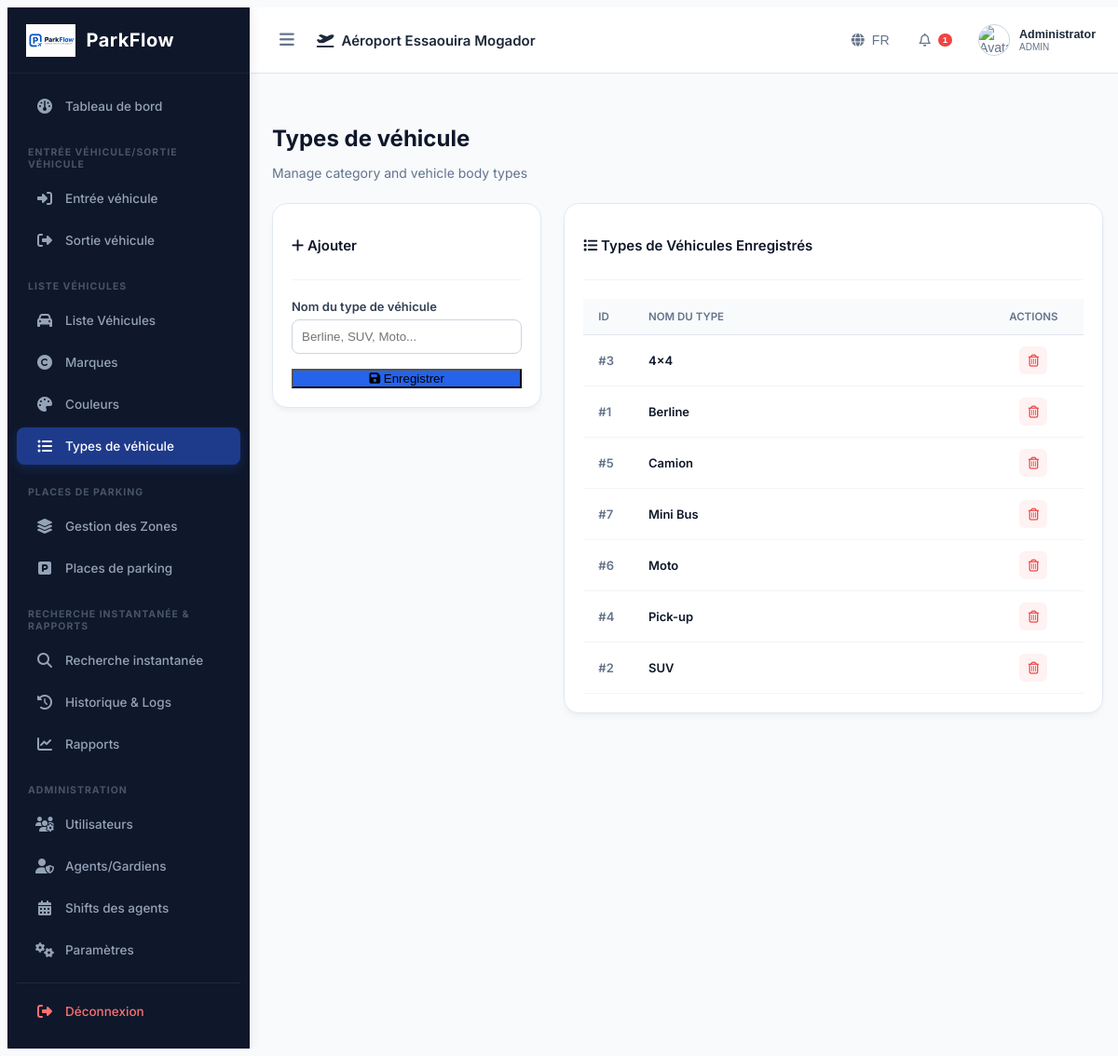
The page /vehicles/types (signed in) on the database its author committed.
### tables this page shows
CREATE TABLE settings (

    id INTEGER PRIMARY KEY AUTOINCREMENT,

    company_name TEXT,

    airport_name TEXT,

    airport_code TEXT,

    address TEXT,

    phone TEXT,

    email TEXT,

    logo TEXT,

    currency TEXT DEFAULT 'MAD'
, stripe_publishable_key TEXT DEFAULT 'pk_test_placeholder', stripe_secret_key TEXT DEFAULT 'sk_test_placeholder', enable_stripe INTEGER DEFAULT 0);

CREATE TABLE vehicle_types (
    id INTEGER PRIMARY KEY AUTOINCREMENT,
    name TEXT NOT NULL UNIQUE
);

### app.py (the view, shortened to what this page needs)
@app.route("/vehicles/types", methods=["GET", "POST"])
def types_list():
    if "user" not in session:
        return redirect(url_for("login"))
    conn = get_db_connection()
    cursor = conn.cursor()
    cursor.execute("SELECT * FROM vehicle_types ORDER BY name ASC")
    types = cursor.fetchall()
    conn.close()
    return render_template("vehicles/types.html", vehicle_types=types)

### app.py (called while the page is built)
def get_db_connection():
    conn = sqlite3.connect(DATABASE)
    conn.row_factory = sqlite3.Row
    return conn

### templates/vehicles/types.html
{% extends "layout.html" %}
{% block content %}
<div class="dashboard-header" style="margin-bottom: 24px;">
    <h1 style="font-size: 24px; font-weight: 700; color: #0f172a; margin-bottom: 4px;">{{ t('types') }}</h1>
    <p style="font-size: 14px; color: #64748b;">Manage category and vehicle body types</p>
</div>
<div class="dashboard-grid" style="grid-template-columns: 1fr 2fr;">
    <div class="panel-card" style="height: fit-content;">
        <div class="panel-header">
            <h3 class="panel-title"><i class="fa-solid fa-plus text-primary"></i> {{ t('add') }}</h3>
        </div>
        <form action="/vehicles/types" method="POST">
            <div style="margin-bottom: 15px;">
                <label style="display: block; font-size: 13px; font-weight: 600; color: #334155; margin-bottom: 6px;">Nom du type de véhicule</label>
                <input type="text" name="name" class="form-control" placeholder="Berline, SUV, Moto..." required style="width: 100%; border: 1px solid #cbd5e1; border-radius: 8px; padding: 10px; box-sizing: border-box;">
            </div>
            <button type="submit" class="login-btn" style="background-color: #2563eb; width: 100%;">
                <i class="fa-solid fa-floppy-disk"></i> {{ t('save') }}
            </button>
        </form>
    </div>
    <div class="panel-card">
        <div class="panel-header">
            <h3 class="panel-title"><i class="fa-solid fa-list text-primary"></i> Types de Véhicules Enregistrés</h3>
        </div>
        <div class="table-responsive">
            <table class="custom-table">
                <thead>
                    <tr>
                        <th style="width: 10%;">ID</th>
                        <th>Nom du type</th>
                        <th style="width: 20%; text-align: center;">Actions</th>
                    </tr>
                </thead>
                <tbody>
                    {% if vehicle_types %}
                        {% for type in vehicle_types %}
                            <tr>
                                <td style="font-weight: 600; color: #64748b;">#{{ type.id }}</td>
                                <td style="font-weight: 600; color: #0f172a;">{{ type.name }}</td>
                                <td style="text-align: center;">
                                    <a href="/vehicles/types/delete/{{ type.id }}" class="btn-action text-danger" onclick="return confirm('Voulez-vous vraiment supprimer ce type ?')" style="display: inline-flex; align-items: center; justify-content: center; width: 30px; height: 30px; border-radius: 6px; background-color: #fef2f2; color: #ef4444; text-decoration: none;">
                                        <i class="fa-regular fa-trash-can"></i>
                                    </a>
                                </td>
                            </tr>
                        {% endfor %}
                    {% else %}
                        <tr>
                            <td colspan="3" style="text-align: center; color: #94a3b8; padding: 25px;">
                                Aucun type trouvé.
                            </td>
                        </tr>
                    {% endif %}
                </tbody>
            </table>
        </div>
    </div>
</div>
{% endblock %}

### templates/layout.html (shortened to what this page needs)
<!DOCTYPE html>
<html lang="{{ current_lang }}" dir="{{ 'rtl' if current_lang == 'ar' else 'ltr' }}">
<head>
    <link rel="stylesheet" href="https://cdnjs.cloudflare.com/ajax/libs/font-awesome/6.5.2/css/all.min.css">
    <link rel="stylesheet" href="{{ url_for('static', filename='css/style.css') }}">
    <link rel="stylesheet" href="{{ url_for('static', filename='css/dashboard.css') }}">
</head>
<body>
    <div class="app-container">
        <aside class="sidebar">
            <div class="sidebar-brand">
                <img src="{{ url_for('static', filename='images/logo.png') }}" alt="Logo" class="brand-logo">
                <span class="brand-text">ParkFlow</span>
            </div>
            <nav class="sidebar-menu">
                <ul>
                    <li>
                        <a href="/dashboard" class="nav-link {% if request.path == '/dashboard' %}active{% endif %}">
                            <i class="fa-solid fa-gauge"></i> <span>{{ t('dashboard') }}</span>
                        </a>
                    </li>
                    <li class="menu-header"><span>{{ t('entry') }}/{{ t('exit') }}</span></li>
                    <li>
                        <a href="/parking/entry" class="nav-link {% if request.path == '/parking/entry' %}active{% endif %}">
                            <i class="fa-solid fa-right-to-bracket"></i> <span>{{ t('entry') }}</span>
                        </a>
                    </li>
                    <li>
                        <a href="/parking/exit" class="nav-link {% if request.path == '/parking/exit' %}active{% endif %}">
                            <i class="fa-solid fa-right-from-bracket"></i> <span>{{ t('exit') }}</span>
                        </a>
                    </li>
                    <li class="menu-header"><span>{{ t('vehicles') }}</span></li>
                    <li>
                        <a href="/vehicles" class="nav-link {% if request.path == '/vehicles' %}active{% endif %}">
                            <i class="fa-solid fa-car"></i> <span>{{ t('vehicles') }}</span>
                        </a>
                    </li>
                    <li>
                        <a href="/vehicles/brands" class="nav-link {% if request.path == '/vehicles/brands' %}active{% endif %}">
                            <i class="fa-solid fa-copyright"></i> <span>{{ t('brands') }}</span>
                        </a>
                    </li>
                    <li>
                        <a href="/vehicles/colors" class="nav-link {% if request.path == '/vehicles/colors' %}active{% endif %}">
                            <i class="fa-solid fa-palette"></i> <span>{{ t('colors') }}</span>
                        </a>
                    </li>
                    <li>
                        <a href="/vehicles/types" class="nav-link {% if request.path == '/vehicles/types' %}active{% endif %}">
                            <i class="fa-solid fa-list-ul"></i> <span>{{ t('types') }}</span>
                        </a>
                    </li>
                    <li class="menu-header"><span>{{ t('places') }}</span></li>
                    <li>
                        <a href="/parking-management/zones" class="nav-link {% if request.path == '/parking-management/zones' %}active{% endif %}">
                            <i class="fa-solid fa-layer-group"></i> <span>{{ t('zones') }}</span>
                        </a>
                    </li>
                    <li>
                        <a href="/parking-management/places" class="nav-link {% if request.path == '/parking-management/places' %}active{% endif %}">
                            <i class="fa-solid fa-square-parking"></i> <span>{{ t('places') }}</span>
                        </a>
                    </li>
                    <li class="menu-header"><span>{{ t('search') }} & {{ t('reports') }}</span></li>
                    <li>
                        <a href="/parking/search" class="nav-link {% if request.path == '/parking/search' %}active{% endif %}">
                            <i class="fa-solid fa-magnifying-glass"></i> <span>{{ t('search') }}</span>
                        </a>
                    </li>
                    <li>
                        <a href="/parking/history" class="nav-link {% if request.path == '/parking/history' %}active{% endif %}">
                            <i class="fa-solid fa-history"></i> <span>{{ t('history') }}</span>
                        </a>
                    </li>
                    <li>
                        <a href="/reports" class="nav-link {% if request.path == '/reports' %}active{% endif %}">
                            <i class="fa-solid fa-chart-line"></i> <span>{{ t('reports') }}</span>
                        </a>
                    </li>
                    <li class="menu-header"><span>Administration</span></li>
                    <li>
                        <a href="/users" class="nav-link {% if request.path == '/users' %}active{% endif %}">
                            <i class="fa-solid fa-users-gear"></i> <span>{{ t('users') }}</span>
                        </a>
                    </li>
                    <li>
                        <a href="/users/guards" class="nav-link {% if request.path == '/users/guards' %}active{% endif %}">
                            <i class="fa-solid fa-user-shield"></i> <span>{{ t('guards') }}</span>
                        </a>
                    </li>
                    <li>
                        <a href="/users/shifts" class="nav-link {% if request.path == '/users/shifts' %}active{% endif %}">
                            <i class="fa-solid fa-calendar-days"></i> <span>{{ t('shifts') }}</span>
                        </a>
                    </li>
                    <li>
                        <a href="/settings" class="nav-link {% if request.path == '/settings' %}active{% endif %}">
                            <i class="fa-solid fa-gears"></i> <span>{{ t('settings') }}</span>
                        </a>
                    </li>
                    <li class="logout-item" style="margin-top: 15px; border-top: 1px solid rgba(255,255,255,0.08); padding-top: 10px;">
                        <a href="/logout" class="nav-link" style="color: #f87171;">
                            <i class="fa-solid fa-sign-out-alt"></i> <span>{{ t('logout') }}</span>
                        </a>
                    </li>
                </ul>
            </nav>
        </aside>
        <div class="main-wrapper">
            <header class="topbar">
                <div class="topbar-left">
                    <button class="toggle-sidebar-btn" id="toggle-sidebar">
                        <i class="fa-solid fa-bars"></i>
                    </button>
                    <span class="airport-title">
                        <i class="fa-solid fa-plane-departure text-primary"></i>
                        {{ t('airport_title') }}
                    </span>
                </div>
                <div class="topbar-right">
                    <div class="language-dropdown">
                        <button class="topbar-btn" id="lang-menu-btn">
                            <i class="fa-solid fa-globe"></i> <span>{{ current_lang | upper }}</span>
                        </button>
                    </div>
                    <div class="notifications-dropdown">
                        <button class="topbar-btn" id="noti-menu-btn">
                            <i class="fa-regular fa-bell"></i>
                            <span class="badge">1</span>
                        </button>
                    </div>
                    <div class="user-dropdown">
                        <button class="topbar-btn user-profile-btn" id="user-menu-btn">
                            <img src="{{ url_for('static', filename='images/' + (session['photo'] if session and 'photo' in session else 'default_avatar.png')) }}" alt="Avatar" class="user-avatar" onerror="this.src='https://cdn-icons-png.flaticon.com/512/149/149071.png'">
                            <div class="user-details">
                                <span class="user-name">{{ session.get('fullname', 'Admin') }}</span>
                                <span class="user-role">{{ session.get('role', 'ADMIN') }}</span>
                            </div>
                        </button>
                    </div>
                </div>
            </header>
            <div class="alert-container" style="padding: 15px 25px 0 25px;">
            </div>
            <main class="page-content">
                {% block content %}{% endblock %}
            </main>
        </div>
    </div>
</body>
</html>

### static/css/style.css (style rules this page uses)
:root { --primary-color: #1e3a8a; --accent-color: #3b82f6; --success-color: #10b981; --danger-color: #ef4444; --warning-color: #f59e0b; --dark-bg: #0f172a; --light-bg: #f8fafc; }
body { font-family: 'Inter', 'Cairo', sans-serif; background-color: var(--light-bg); color: #334155; overflow-x: hidden; }
.sidebar { background-color: var(--dark-bg); min-height: 100vh; color: white; box-shadow: 4px 0 10px rgba(0,0,0,0.1); }
.sidebar .nav-link { color: #94a3b8; font-weight: 500; padding: 12px 20px; border-radius: 8px; transition: all 0.3s ease; margin-bottom: 5px; }
.sidebar .nav-link:hover, .sidebar .nav-link.active { background-color: var(--primary-color); color: white; }
.form-control, .form-select { border-radius: 8px; border: 1px solid #cbd5e1; padding: 10px 14px; }

### rows shown on the page
settings: airport_name "Aéroport Essaouira Mogador"
vehicle_types: id "3", name "4x4"
vehicle_types: id "1", name "Berline"
vehicle_types: id "5", name "Camion"
vehicle_types: id "7", name "Mini Bus"
vehicle_types: id "6", name "Moto"
vehicle_types: id "4", name "Pick-up"
vehicle_types: id "2", name "SUV"

### other values the page prints
{{ t('dashboard') }} "Tableau de bord"
{{ t('entry') }} "ENTRÉE VÉHICULE"
{{ t('exit') }} "SORTIE VÉHICULE"
{{ t('entry') }} "Entrée véhicule"
{{ t('exit') }} "Sortie véhicule"
{{ t('vehicles') }} "LISTE VÉHICULES"
{{ t('vehicles') }} "Liste Véhicules"
{{ t('brands') }} "Marques"
{{ t('colors') }} "Couleurs"
{{ t('types') }} "Types de véhicule"
{{ t('places') }} "PLACES DE PARKING"
{{ t('zones') }} "Gestion des Zones"
{{ t('places') }} "Places de parking"
{{ t('search') }} "RECHERCHE INSTANTANÉE"
{{ t('reports') }} "RAPPORTS"
